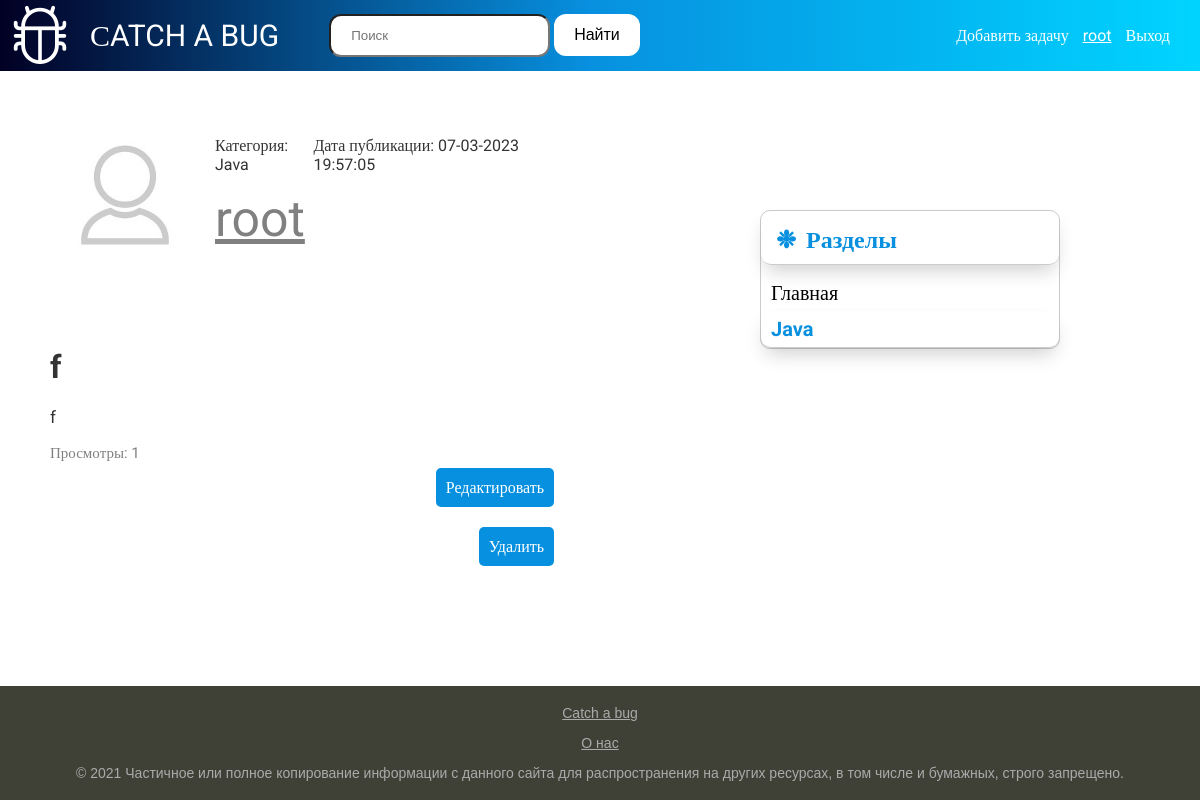
The page /post/f1678208225/ (signed in) on the database its author committed.
### users/models.py (models this page shows, shortened)
class Profile(models.Model):
    user = models.OneToOneField(User, on_delete=models.CASCADE)
    image = models.ImageField(default='default.jpg', upload_to='profile_pics/%Y/%m/%d/')
    slug = models.SlugField(
        db_index=True,
        max_length=255,
        unique=True,
        null=True,
        verbose_name='url')

### BLOG/models.py (models this page shows, shortened)
class Categories(models.Model):
    name = models.CharField(
        db_index=True,
        max_length=20,
        verbose_name='Категория')
    def __str__(self) -> str:
        return self.name
    class Meta:
        verbose_name = 'Категория'
        verbose_name_plural = 'Категории'
        ordering = ['id']

class Question(models.Model):
    title = models.CharField(max_length=200, verbose_name='Название')
    slug = models.SlugField(
        db_index=True,
        max_length=255,
        unique=True,
        null=True,
        verbose_name='url')
    content = models.TextField(verbose_name='Содержание')
    author_post = models.ForeignKey(
        User,
        on_delete=models.CASCADE,
        null=True,
        verbose_name='Автор')
    pub_date = models.DateTimeField(
        auto_now_add=True,
        verbose_name='Дата публикации')
    views = models.IntegerField(
        verbose_name='Количество просмотров', default=0)
    cat = models.ForeignKey(
        'Categories',
        on_delete=models.CASCADE,
        null=True,
        verbose_name='Категория')
    who_see_post = models.ManyToManyField(Profile)
    def get_views(self):
        if self.views // 1000000 >= 1:
            return str(round(self.views / 1000000, 2)) + 'М'
        elif self.views // 1000 >= 1:
            return str(round(self.views / 1000, 2)) + 'K'
        else:
            return str(self.views)
    def add_views(self, context, request):
        user_try_open_post = Profile.objects.get(user = request.user)
        if user_try_open_post not in context.who_see_post.all():
            context.views = F('views') + 1
            context.who_see_post.add(user_try_open_post)
            context.save()
            context.refresh_from_db()
    class Meta:
        verbose_name = 'Задача'
        verbose_name_plural = 'Задачи'
        ordering = ["-pub_date", "title"]

### BLOG/views.py (the view)
# urls.py: path('post/<slug:post_slug>/', views.ShowPost.as_view(), name='post'),
class ShowPost(LoginRequiredMixin, DataMixin, generic.DetailView):
    model = Question
    template_name = 'BLOG/post.html'
    slug_url_kwarg = 'post_slug'
    context_object_name = 'post'
    login_url = reverse_lazy('login')
    def get_context_data(self, **kwargs):
        context = super().get_context_data(**kwargs)
        try:
            user_context = self.get_user_context_data(
                cat_selected=context['post'].cat_id,
                title=context['post'].title,
                show_cats=True)
        except BaseException:
            raise Http404()
        context['post'].add_views(context['post'], self.request)
        return dict(list(context.items()) + list(user_context.items()))

### BLOG/templatetags/blog_tags.py (called while the page is built)
@register.inclusion_tag('BLOG/choice_list.html')
def show_categories(cat_selected):
    cats = Categories.objects.order_by('name').annotate(Count('question'))
    return {'cats':cats, 'cat_selected':cat_selected}

@register.simple_tag()
def get_user(user):
    try:
        return Profile.objects.select_related('user').get(user = user)
    except BaseException:
        raise Http404()

### BLOG/utils.py (called while the page is built)
    def get_user_context_data(self, **kwargs):
        context = kwargs
        if 'cat_selected' not in context:
            context['cat_selected'] = 0
        if 'show_cats' not in context:
            context['show_cats'] = False
        return context

### BLOG/templates/BLOG/post.html
{% extends 'BLOG/base.html' %}
{% load blog_tags %}
{% block content %}
    <img class="account-img-post" src="{{ post.author_post.profile.image.url }}">
    <div class = "inside-post">
        {% load cache %}
        {% cache 60 content %}
        <div class = "more">
            <p class = "panel">Категория: {{post.cat}}</p>
            <p class = "panel">Дата публикации: {{post.pub_date|date:"d-m-Y H:i:s"}}</p>
        </div>
        <div class = "main-post">
            <div class = "head-post">
                <p class = "user">{{post.author_post|truncatechars:20}}</p>
            </div>
            <h1 class = "post-title">{{post.title}}</h1>
            <span class = "post-content">{{post.content|linebreaks}}</span>
        </div>
        {%endcache%}
        <p class = "views-result">
            Просмотры: {{post.get_views}}
        </p>
        {% if post.author_post == user %}
            <p class = "link-read-more"><a href = "{% url 'update_post' post.slug %}">Редактировать</a></p>
            <p class = "link-read-more"><a href = "{% url 'delete_post' post.slug %}">Удалить</a></p>
        {% endif %}
    </div>
{% endblock %}

### BLOG/templates/BLOG/base.html (shortened to what this page needs)
{% load static %}
{% load blog_tags %}
<!DOCTYPE html>
<html>
<head>
    <link rel="stylesheet" type="text/css" href="{% static 'BLOG/css/style.css' %}">
    <link rel="stylesheet" href="https://cdn.jsdelivr.net/npm/bootstrap-icons@1.10.2/font/bootstrap-icons.css">
</head>
<body>
    <header class="site-header">
      <nav class="navbar">
        <div class="container">
          <div class="collapse">
            <i class="bi bi-bug"></i>
            <a class="navbar-home" href="{% url 'home' %}"> СATCH A BUG</a>
            <form action = "{% url 'search' %}" method = "get">
              <input class = "search_input" type = "search" type = "submit" name = "search" placeholder = "Поиск">
              <button class = "search_button" type = "submit"> Найти</button>
            </form>
            <div class="navbar-nav">
              <a class="nav-item" href="{% url 'add_post' %}">Добавить задачу</a>
              {% if request.user.is_authenticated %}
                {% get_user user as userdate %}
                <a class="nav-item-profile" href="{% url 'profile' userdate.slug %}">{{ userdate.user.username }}</a>
                <a class="nav-item" href="{% url 'logout' %}">Выход</a>
              {% else %}
                <a class="nav-item" href="{% url 'login' %}">Вход</a>
                <a class="nav-item" href="{% url 'register' %}">Регистрация</a>
              {% endif %}
            </div>
          </div>
        </div>
      </nav>
    </header>
    <main role="main" class="contain">
      <div class="main_body">
        {% if show_cats %}
          {% show_categories cat_selected %}
        {% endif %}
        <div class="cont">
          {% block content %}
          {% endblock %}
        </div>
      </div>
   </main>
<tr><td valign=top>
	<div class="footer">
    <p><a href="{% url 'home' %}">Сatch a bug</a></p>
    <a class="navbar-about" href="{% url 'about' %}">О нас</a>
		<p>&copy; 2021 Частичное или полное копирование информации с данного сайта для распространения на других ресурсах, в том числе и бумажных, строго запрещено.</p>
	</div>
</td></tr></table>
</body>
</html>

### BLOG/templates/BLOG/choice_list.html
{% load blog_tags %}
<div class = "wrapper">
    <div class="content-section">
      <ul class="list-group">
        <li class="list-name">Разделы</li>
          {%if cat_selected == 0%}
            <li class="list-group-item-choice">Главная</li>
          {%else%}
            <li class="list-group-item"><a href="{% url 'home' %}">Главная</a></li>
          {%endif%}
        {%for item in cats%}
          {% if item.question__count > 0%}
            {%if cat_selected == item.pk%}
              <li class="list-group-item-choice">{{item.name}}</li>
            {%else%}
              <li class="list-group-item"><a href="{{item.get_absolute_url}}">{{item.name}}</a></li>
            {%endif%}
          {% endif %}
        {%endfor%}
      </ul>
    </div>
  </div>

### BLOG/static/BLOG/css/style.css (style rules this page uses)
body, html { width:100%; height:100% }
body { margin:0; padding:0; background: white; color: #333333; font-family:Roboto; display: flex; flex-direction: column; }
.contain { flex: 1 0 auto; }
.bi-bug { font-size: 60px; color:white; margin-right: 20px; margin-left: 10px; }
a { text-decoration: none; color: white; }
.collapse { background: rgb(2,0,36); background: linear-gradient(90deg, rgba(2,0,36,1) 0%, rgba(7,144,223,1) 49%, rgba(0,212,255,1) 100%); display: flex; align-items: center; font-weight: 400; }
.site-header { position: fixed; width: 100%; }
.navbar-home { font-size: 30px; padding-right: 50px; }
.navbar-nav { margin-left: auto; margin-right: 20px; }
.nav-item, .nav-item-profile { margin-right: 10px; }
.nav-item-profile { text-decoration: underline; }
.wrapper { font-size: 20px; width: 25%; padding: 70px; padding-right: 140px; position: sticky; top: 75px; float: right; background-color: white; }
.cont { margin-right: auto; margin-left: 50px; margin-top: 120px; max-width: 60%; }
.list-group { list-style: none; padding: 0; border: 1px solid rgba(0,0,0, .2); border-radius: 10px; }
.list-group li { overflow: hidden; padding: 6px 10px; font-size: 20px; }
.list-group li:first-child { font-weight: bold; padding: 15px 0 10px 15px; margin-bottom: 10px; border-bottom: 1px solid rgba(0,0,0, .2); border-bottom-left-radius: 10px; border-bottom-right-radius: 10px; color: #0790df; font-size: 24px; box-shadow: 0 10px 20px -5px rgba(0,0,0, .2); }
.list-group li:first-child:before { content: "\2749"; margin-right: 10px; }
p.link-read-more { text-align: right; }
p.link-read-more a { padding: 10px; min-width: 100px; background: #0790df; color: #fff; text-decoration: none; border-radius: 5px; }
.footer { box-sizing: border-box; flex: 0 0 auto; background: #3F4137; padding: 5px; color: #aaa; font-size: 14px; font-family: Verdana, Geneva, Arial, Helvetica; text-align: center; overflow: hidden; }
.footer a { text-decoration: underline; color: #aaa; }
.list-group-item a { color: black; }
.list-group-item-choice { font-weight: bold; padding: 15px 0 10px 15px; border-bottom: 1px solid rgba(0,0,0, .2); border-bottom-left-radius: 10px; border-bottom-right-radius: 10px; color: #0790df; font-size: 24px; box-shadow: 0 10px 20px -5px rgba(0,0,0, .2); }
.more { display: flex; align-items: center; justify-content: space-between; }
.post-content { font-size: 17px; word-wrap:break-word; }
.inside-post { width: 70%; }
.head-post { width: 100%; }
.views-result { color: gray; font-size: 15px; margin-right: 20px; }
.user { color: gray; margin:0; font-size: 50px; margin-bottom: 100px; text-decoration: underline; }
h1, h2 { word-wrap:break-word; width: 100%; }
.account-img-post { float: left; margin-right: 15px; width: 150px; border-radius: 100%; height: 150px; margin-bottom: 10px; }
.search_button { font-size: 16px; color: black; line-height: 115%; text-align: center; outline: none; border: 0; padding: 12px 20px; background: white; border-radius: 12px; cursor: pointer; }
.search_input { padding: 12px 20px; border-radius: 12px; line-height: 115%; }
.post-title { text-align: left; }
.inside-post .link-read-more { margin-bottom: 40px; }

### rows shown on the page
Profile: user.username "root"
Categories: name "Java"
Question: author_post.profile.image (placeholder picture), cat "Java", pub_date "07-03-2023 19:57:05", author_post "root", title "f", content "f", get_views "1"
